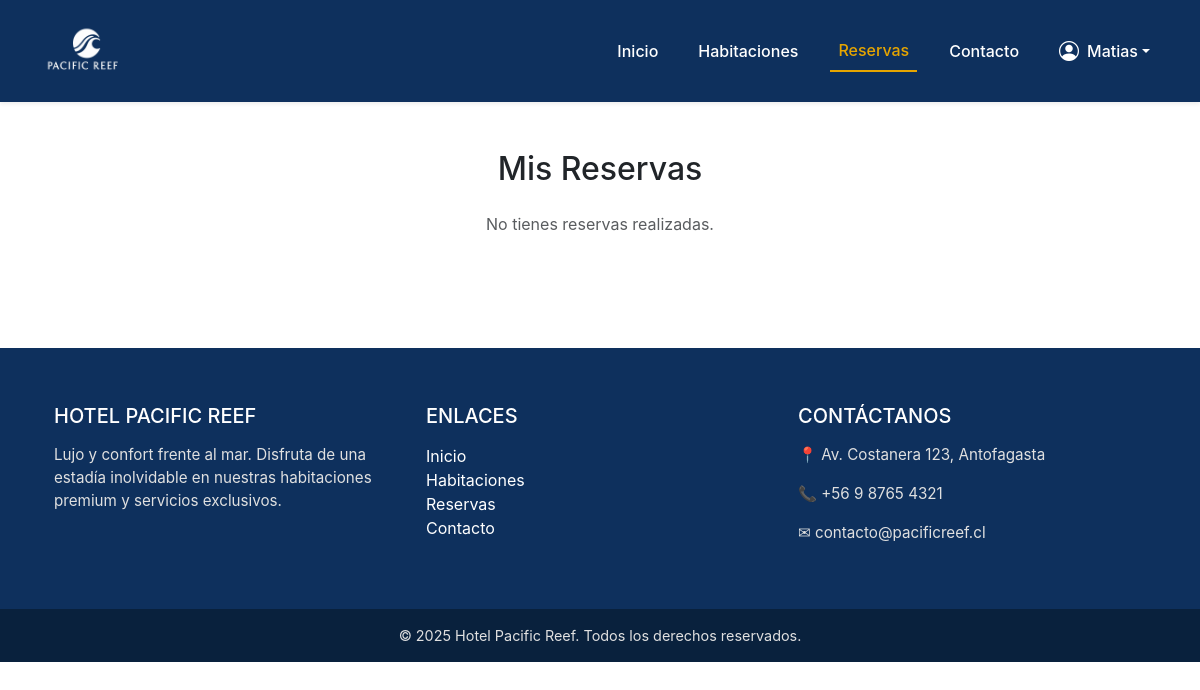
The app's page /reservas/ (signed in), older data.
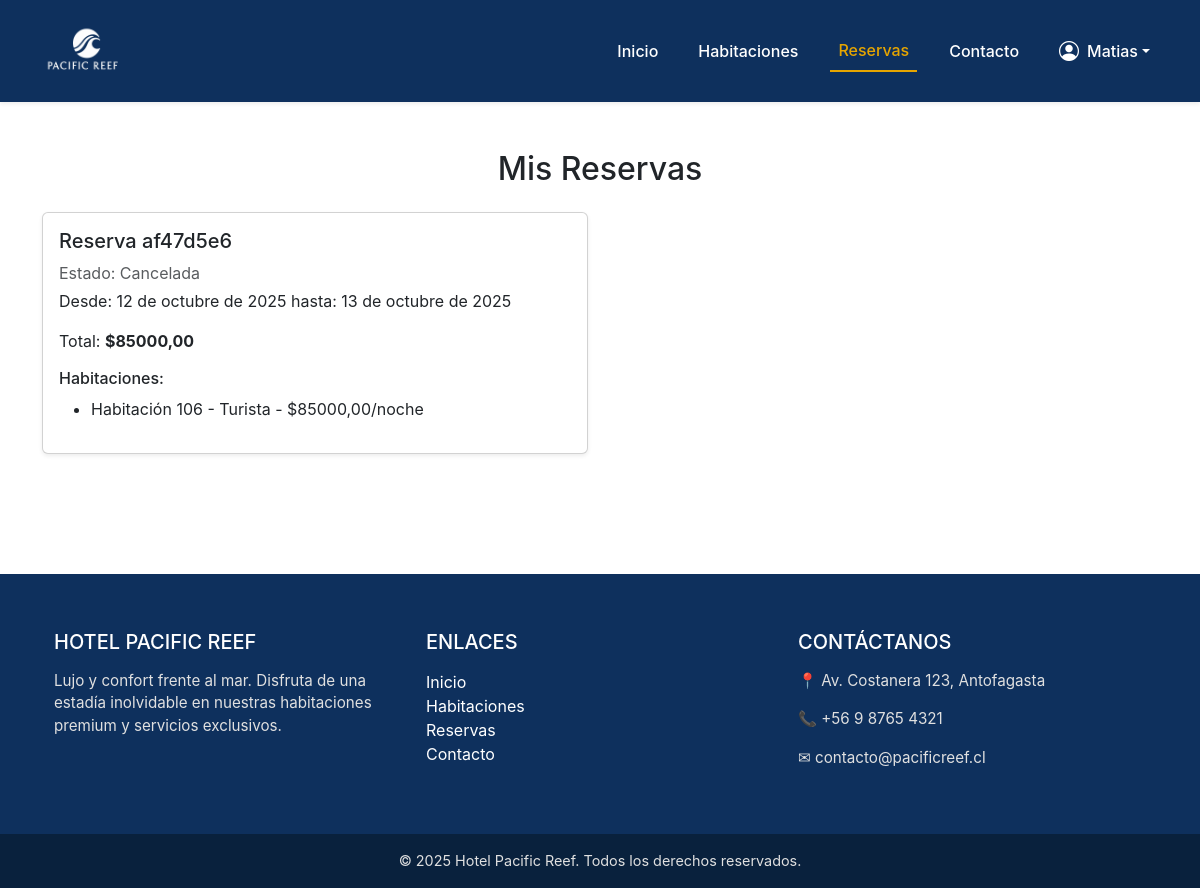
The same page, newer data.
### Hotel/models.py (models this page shows, shortened)
class Reserva(models.Model):
    codigo_reserva = models.CharField(max_length=50, unique=True)
    huesped = models.ForeignKey(
        Huesped, on_delete=models.CASCADE, related_name="reservas")
    fecha_inicio = models.DateField()
    fecha_fin = models.DateField()
    estado = models.CharField(max_length=30, default='Pendiente')
    total = models.DecimalField(max_digits=12, decimal_places=2)
    fecha_creacion = models.DateTimeField(auto_now_add=True)

class ReservaHabitacion(models.Model):
    reserva = models.ForeignKey(
        Reserva, on_delete=models.CASCADE, related_name="habitaciones")
    habitacion = models.ForeignKey(Habitacion, on_delete=models.CASCADE)
    precio_por_noche = models.DecimalField(max_digits=10, decimal_places=2)

class Habitacion(models.Model):
    ESTADO_CHOICES = [
        ('Disponible', 'Disponible'),
        ('Ocupada', 'Ocupada'),
        ('Limpieza', 'Limpieza'),
        ('Mantenimiento', 'Mantenimiento'),
        ('Reservada', 'Reservada'),
    ]
    CATEGORIA_CHOICES = [
        ('Turista', 'Turista'),
        ('Premium', 'Premium'),
    ]
    numero = models.CharField(max_length=10, unique=True)
    piso = models.IntegerField()
    categoria = models.CharField(max_length=50, choices=CATEGORIA_CHOICES)
    estado = models.CharField(max_length=30, choices=ESTADO_CHOICES, default='Disponible')
    precio_diario = models.DecimalField(max_digits=10, decimal_places=2)
    descripcion = models.TextField(blank=True, null=True)
    imagen_principal = models.ImageField(upload_to='habitaciones/', blank=True, null=True)
    capacidad = models.IntegerField(default=2)
    equipamiento = models.TextField(blank=True, null=True, help_text="Lista de equipamiento separado por comas")

### Hotel/views.py (the view)
# urls.py: path("reservas/", views.ver_reservas, name="ver_reservas"),
def ver_reservas(request):
    if not request.session.get("huesped_id"):
        messages.warning(request, "Debe iniciar sesión para ver sus reservas.")
        return redirect("login")
    huesped = Huesped.objects.get(id=request.session["huesped_id"])
    reservas_list = Reserva.objects.filter(huesped=huesped).order_by("-fecha_creacion")
    return render(request, "reservas.html", {"reservas": reservas_list})

### Hotel/templates/reservas.html (shortened to what this page needs)
{% extends "base.html" %}
{% load static %}
{% block content %}
<div class="container py-5">
    <h2 class="text-center mb-4">Mis Reservas</h2>
    {% if reservas %}
    <div class="row">
        {% for reserva in reservas %}
        <div class="col-md-6 mb-4">
            <div class="card shadow-sm h-100">
                <div class="card-body">
                    <h5 class="card-title">Reserva {{ reserva.codigo_reserva }}</h5>
                    <p class="text-muted mb-1">Estado: {{ reserva.estado }}</p>
                    <p>Desde: {{ reserva.fecha_inicio }} hasta: {{ reserva.fecha_fin }}</p>
                    <p>Total: <strong>${{ reserva.total }}</strong></p>
                    <h6>Habitaciones:</h6>
                    <ul>
                        {% for rh in reserva.habitaciones.all %}
                        <li>Habitación {{ rh.habitacion.numero }} - {{ rh.habitacion.categoria }} - ${{ rh.precio_por_noche }}/noche</li>
                        {% endfor %}
                    </ul>
                </div>
            </div>
        </div>
        {% endfor %}
    </div>
    {% else %}
        <p class="text-center text-muted">No tienes reservas realizadas.</p>
    {% endif %}
</div>
{% endblock %}

Row changes from the older to the newer data that the page shows:
added Reserva: codigo_reserva "af47d5e6", estado "Cancelada", fecha_inicio "12 de octubre de 2025", fecha_fin "13 de octubre de 2025", total "85000,00"
added ReservaHabitacion: habitacion.numero "106", habitacion.categoria "Turista", precio_por_noche "85000,00"
Text that changed along with them:
text no longer shown: "No tienes reservas realizadas."
